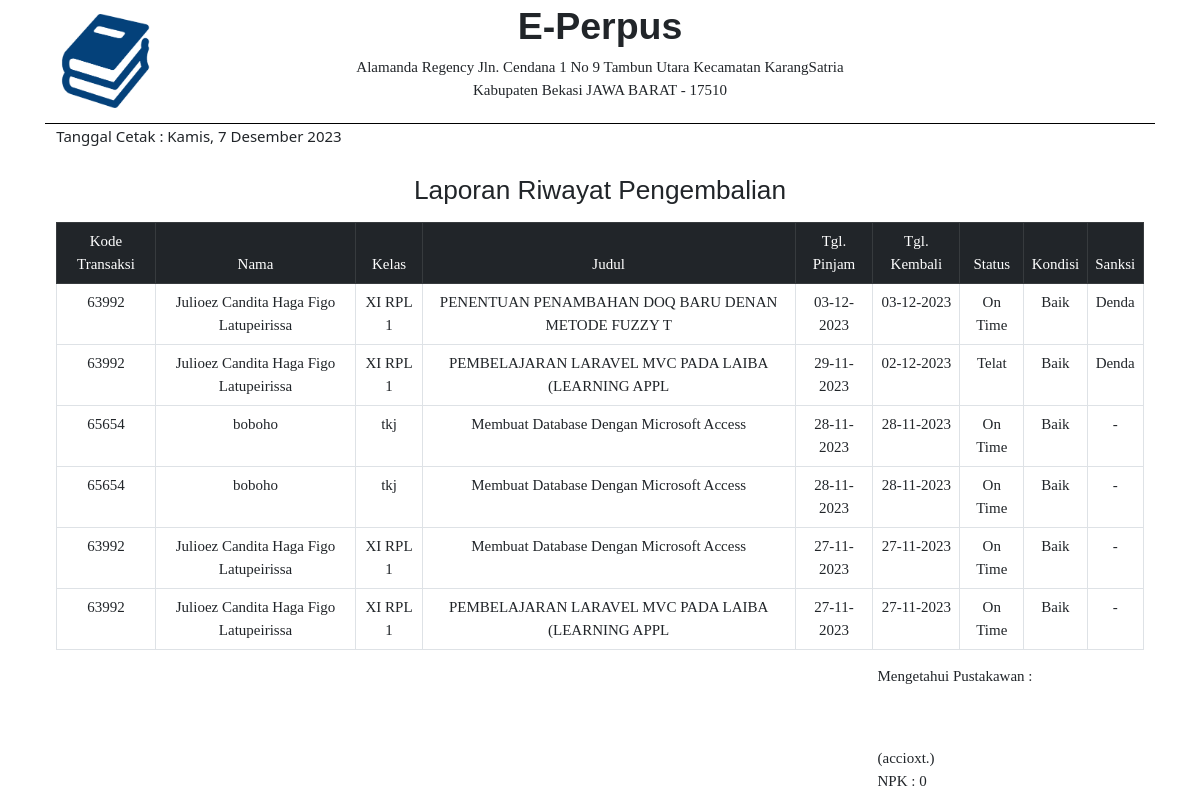
Screenshot of /laporan/riwayatPengembalian (signed in) with the database file from the repository.
### tables this page shows
CREATE TABLE `buku` (
  `no` int(11) NOT NULL,
  `judul` varchar(50) NOT NULL,
  `pengarang` varchar(50) NOT NULL,
  `gambarBuku` varchar(50) NOT NULL,
  `bukuDipinjam` int(5) NOT NULL,
  `jumlahBuku` int(9) NOT NULL,
  `sinopsis` text NOT NULL,
  `jenisBuku` varchar(20) NOT NULL
);

CREATE TABLE `riwayatpengembalian` (
  `kodeTransaksi` varchar(50) NOT NULL,
  `noBuku` varchar(50) NOT NULL,
  `denda` varchar(50) NOT NULL,
  `tanggalPengembalian` varchar(100) NOT NULL,
  `kondisiBuku` varchar(100) NOT NULL,
  `urutan` int(11) NOT NULL,
  `tanggalPeminjaman` varchar(100) NOT NULL,
  `status` varchar(50) NOT NULL,
  `sanksi` varchar(50) NOT NULL
);

CREATE TABLE `siswa` (
  `nis` bigint(20) NOT NULL,
  `nama` varchar(50) NOT NULL,
  `kelas` varchar(11) NOT NULL,
  `password` varchar(100) NOT NULL,
  `noTelp` varchar(13) NOT NULL,
  `gambar` varchar(50) NOT NULL,
  `cookie` varchar(5) NOT NULL,
  `jenisAkun` char(1) NOT NULL
);

### app/core/controller.php (called while the page is built, shortened)
<?php
class controller {
	public function view ($view, $data = []) {
		require "app/views/". $view . ".php";
	}
}

### app/controllers/admin/laporan.php (called while the page is built, shortened)
<?php
class laporan extends controller{
	public function riwayatPengembalian () {
		$data["pilihan"] = "transaksiPengembalian";
		$buku = $this->model("bukuModels");
		if ( isset($_POST["searchPengembalian"])  ) {
			$_SESSION["keyPengembalian"] = $_POST["keywordPengembalian"];
			$key = $_SESSION["keyPengembalian"];
		} else if ( isset($_SESSION["keyPengembalian"]) ) { $key = $_SESSION["keyPengembalian"]; }
		else {
			$key = "";
		}
		if ( isset($_POST["limitPengembalian"])) {
			$_SESSION["jdpsPengembalian"] = $_POST["limitPengembalian"];
			$jdp = $_SESSION["jdpsPengembalian"];
		} else if ( isset($_SESSION["jdpsPengembalian"]) ) { $jdp = $_SESSION["jdpsPengembalian"]; }
		else {
			$jdp = 10;
		}
		$hf = 1;
		$conn = mysqli_connect("localhost","root","","perpus");
		$jm = mysqli_num_rows(mysqli_query($conn,"SELECT * FROM riwayatPengembalian	"));
		$jp = ceil($jm /$jdp);
		$am = ( $hf - 1 ) * $jdp;
		$jumlahLink = 1;
		if ( $hf > $jumlahLink ) {
			$nomorAwal = $hf - $jumlahLink;
		} else {
			$nomorAwal = 1;
		}
		if ( $hf < ($jp - $jumlahLink) ) {
			$nomorAkhir = $hf + $jumlahLink;
		} else {
			$nomorAkhir = $jp;
		}
		$data["na"] = $nomorAwal;
		$data["nr"] = $nomorAkhir;
		$data["hf"] = $hf;
		$data["jp"] = $jp;
		$query = "SELECT * FROM buku INNER JOIN riwayatPengembalian ON buku.no = riwayatPengembalian.noBuku INNER JOIN siswa ON riwayatPengembalian.kodeTransaksi = siswa.cookie WHERE kodeTransaksi LIKE '%$key%' || nama LIKE '%$key%' || kelas LIKE '%$key%' || judul LIKE '%$key%' || denda LIKE '%$key%' || kondisiBuku like '%$key%' || tanggalPengembalian LIKE '%$key%' ORDER BY urutan DESC LIMIT $am,$jdp";
		$data["riwayatPengembalianBuku"] = $buku->getBukuModel($query);
		$this->view("admin/laporan/laporanRiwayatPengembalian",$data);
	}
}

### app/core/app.php (called while the page is built, shortened)
<?php
class app {
	protected $controller = "masuk";
	protected $method = "index";
	protected $params = [];
	public function __construct () {
		$url = $this->parseUrl();
		if ( isset($url[0]) ) {
			if ( isset($_SESSION["klien"])	 ) {
				$this->klien = $_SESSION["klien"];
				if ( file_exists("app/controllers/" . $this->klien . "/" . $url[0] . ".php") ) {
					$this->controller = $url[0];
					unset($url[0]);
				}
			}
		} else { header("location: " . $this->controller); }
		if ( isset($_SESSION["klien"]) ) {
			$this->controller = new $this->controller;
		} else {
				require "app/controllers/". $this->controller . ".php";
				$this->controller = new $this->controller;
		}
		if ( isset($url[1]) ) {
			if ( method_exists($this->controller, $url[1]) ) {
				$this->method = $url[1];
			}
		}
		call_user_func_array([$this->controller,$this->method], $this->params);
	}
	public function parseUrl () {
		if ( isset($_GET["url"]) ) {
			$url = $_GET["url"];
			$url = rtrim($url,"/");
			$url = filter_var($url,FILTER_SANITIZE_URL);
			$url = explode("/", $url);
			return $url;
		}
	}
}

### index.php (called while the page is built, shortened)
<?php
$app = new app();

### app/models/bukuModels.php (called while the page is built, shortened)
<?php
class bukuModels  {
	public $bukuModel = [];
	public function conn () {
		$conn = mysqli_connect("localhost","root","","perpus");
		return $conn;
	}
	public function getBukuModel ($query = "SELECT * FROM buku") {
		$q = mysqli_query($this->conn(),$query);
		while ( $rows = mysqli_fetch_assoc($q) ) {
			$this->bukuModel[] = $rows;
		}
		return $this->bukuModel;
	}
}

### app/views/admin/laporan/laporanRiwayatPengembalian.php (the view)
  <div class="row-fluid text-center mt-4">
    <h3>Laporan Riwayat Pengembalian</h3>
    <table class="table table-bordered mt-3">
      <thead>
        <tr class="table-dark">
          <td>Kode Transaksi</td>
          <td>Nama</td>
          <td>Kelas</td>
          <td>Judul</td>
          <td>Tgl. Pinjam</td>
          <td>Tgl. Kembali</td>
          <td>Status</td>
          <td>Kondisi</td>
          <td>Sanksi</td>
        </tr>
      </thead>
      <tbody>
          <?php foreach ( $data["riwayatPengembalianBuku"] as $pengembalian ) { ?>
        <tr>
          <td><?php echo $pengembalian["kodeTransaksi"]; ?></td>
          <td><?php echo $pengembalian["nama"]; ?></td>
          <td><?php echo $pengembalian["kelas"]; ?></td>
          <td><?php echo $pengembalian["judul"]; ?></td>
          <td><?php echo $pengembalian["tanggalPeminjaman"]; ?></td>
          <td><?php echo $pengembalian["tanggalPengembalian"]; ?></td>
          <td><?php echo $pengembalian["status"]; ?></td>
          <td><?php echo $pengembalian["kondisiBuku"]; ?></td>
          <td><?php echo $pengembalian["sanksi"]; ?></td>
        </tr>
          <?php } ?>
      </tbody>
    </table>
  </div>
</div>

### assets/css/w3school2.css (style rules this page uses)
html { box-sizing:border-box }
*,*:before,*:after { box-sizing:inherit }
html { -ms-text-size-adjust:100%;-webkit-text-size-adjust:100% }
body { margin:0 }
html,body { font-family:Verdana,sans-serif;font-size:15px;line-height:1.5 }
html { overflow-x:hidden }
h3 { font-size:24px }
h1,h2,h3,h4,h5,h6 { font-family:"Segoe UI",Arial,sans-serif;font-weight:400;margin:10px 0 }

### assets/css/cssGabungan.css (style rules this page uses)
html,body,h1,h2,h3,h4,h5 { font-family: "Raleway", sans-serif }
td { text-align: center; }

### app/views/admin/laporan/header.php (style rules this page uses)
* { font-family: Trebuchet MS; }

### rows the page displays
buku: riwayatpengembalian.kodeTransaksi "63992", siswa.nama "Julioez Candita Haga Figo Latupeirissa", siswa.kelas "XI RPL 1", judul "PENENTUAN PENAMBAHAN DOQ BARU DENAN METODE FUZZY T", riwayatpengembalian.tanggalPeminjaman "03-12-2023", riwayatpengembalian.tanggalPengembalian "03-12-2023", riwayatpengembalian.status "On Time", riwayatpengembalian.kondisiBuku "Baik", riwayatpengembalian.sanksi "Denda"
buku: riwayatpengembalian.kodeTransaksi "63992", siswa.nama "Julioez Candita Haga Figo Latupeirissa", siswa.kelas "XI RPL 1", judul "PEMBELAJARAN LARAVEL MVC PADA LAIBA (LEARNING APPL", riwayatpengembalian.tanggalPeminjaman "29-11-2023", riwayatpengembalian.tanggalPengembalian "02-12-2023", riwayatpengembalian.status "Telat", riwayatpengembalian.kondisiBuku "Baik", riwayatpengembalian.sanksi "Denda", riwayatpengembalian.tanggalPeminjaman "27-11-2023", riwayatpengembalian.tanggalPengembalian "27-11-2023", riwayatpengembalian.status "On Time", riwayatpengembalian.sanksi "-"
buku: riwayatpengembalian.kodeTransaksi "65654", siswa.nama "boboho", siswa.kelas "tkj", judul "Membuat Database Dengan Microsoft Access", riwayatpengembalian.tanggalPeminjaman "28-11-2023", riwayatpengembalian.tanggalPengembalian "28-11-2023", riwayatpengembalian.status "On Time", riwayatpengembalian.kondisiBuku "Baik", riwayatpengembalian.sanksi "-", riwayatpengembalian.kodeTransaksi "63992", siswa.nama "Julioez Candita Haga Figo Latupeirissa", siswa.kelas "XI RPL 1", riwayatpengembalian.tanggalPeminjaman "27-11-2023", riwayatpengembalian.tanggalPengembalian "27-11-2023"

### other values shown
$_SESSION["identitas"]["nama"] "accioxt."
$_SESSION["identitas"]["nis"] "0"
